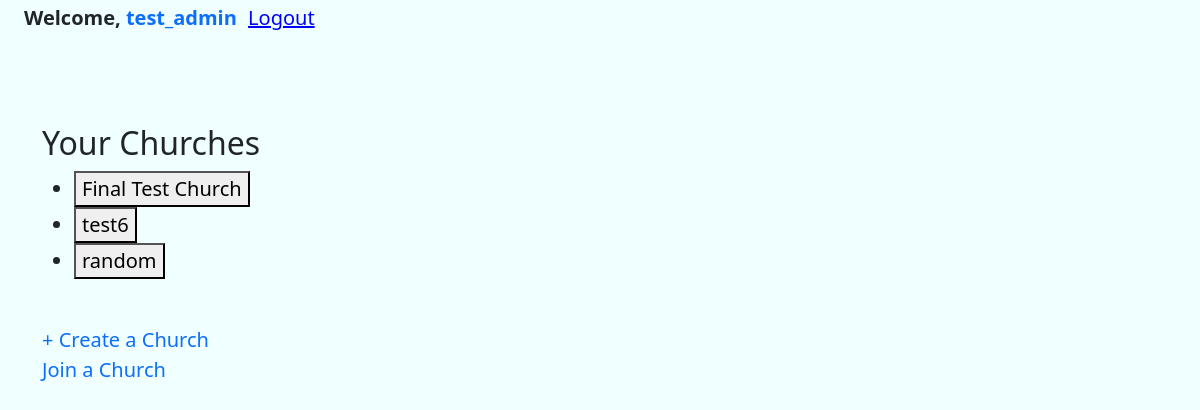
Screenshot of / (signed in) with the database file from the repository.
### core/models.py (models this page shows, shortened)
class ChurchUser(models.Model):
    ROLE_CHOICES = [
        ('admin', 'Admin'),
        ('leader', 'Leader'),
        ('member', 'Member'),
    ]
    user = models.ForeignKey(User, on_delete=models.CASCADE, related_name='memberships')
    church = models.ForeignKey(Church, on_delete=models.CASCADE, related_name='memberships')
    role = models.CharField(max_length=20, choices=ROLE_CHOICES)
    joined = models.DateTimeField(auto_now_add=True)
    class Meta:
        unique_together = ("user", "church")

class Church(models.Model):
    name = models.CharField(max_length=200)
    city = models.CharField(max_length=120)
    created = models.DateTimeField(auto_now_add=True)
    owner = models.ForeignKey(User, on_delete=models.CASCADE)

### core/views.py (the view)
# urls.py: path('', views.user_dashboard, name='user_dashboard'),
@login_required
def user_dashboard(request):
    memberships = request.user.memberships.select_related("church")
    notifications = list(Notification.objects.filter(user=request.user, is_read=False).order_by('-created'))
    Notification.objects.filter(user=request.user, is_read=False).update(is_read=True)
    if request.method == "POST":
        church_id = request.POST.get("church_id")
        if memberships.filter(church_id=church_id).exists():
            request.session["church_id"] = church_id
            return redirect("church_dashboard")
    return render(request, "user_dashboard.html", {
        "memberships": memberships,
        'notifications': notifications
    })

### core/templates/user_dashboard.html (shortened to what this page needs)
{% extends 'base.html' %}
{% load static %}
{% block content %}
{% if memberships %}
    <h2>Your Churches</h2>
    <ul>
        {% for m in memberships %}
            <li>
                <form method="post" style="display:inline;">
                    <button type="submit" name="church_id" value="{{ m.church.id }}">
                        {{ m.church.name }}
                    </button>
                </form>
            </li>
        {% endfor %}
    </ul>
    <br>
    <a href="{% url 'create_church' %}">+ Create a Church</a>
    <br>
    <a href="{% url 'request_join' %}">Join a Church</a>
{% else %}
    <p>You are not connected to any churches.</p>
    <a href="{% url 'request_join' %}">Join a Church</a>
    <br>
    <a href="{% url 'create_church' %}">Create a Church</a>
{% endif %}
{% endblock %}

### core/templates/base.html (shortened to what this page needs)
{% load static %}
<html lang="en">
<head>
    <link href="https://cdn.jsdelivr.net/npm/bootstrap@5.3.8/dist/css/bootstrap.min.css" rel="stylesheet">
    <link rel="stylesheet" href="{% static 'css/main.css' %}">
    <b class="welcome">
        {% if user.is_authenticated %}
            <span>Welcome, <a href="{% url 'user_dashboard' %}">{{ user.username }}</a></span>
        <form method="post" action="{% url 'logout' %}" style="display:inline;">
            <button type="submit" style="background:none; border:none; color:blue; text-decoration:underline; cursor:pointer;">
                Logout
            </button>
        </form>
        {% else %}
            {% if request.resolver_match.url_name == 'login' %}
                <a href="{% url 'signup' %}">Sign up</a>
            {% else %}
                <a href="{% url 'login' %}">Login</a>
            {% endif %}
        {% endif %}
    </b>
</head>
<body class="body" name="body">
    <br><br><br>
<div class="container container-sm">
    {% block content %}
    {% endblock %}
</div>
</body>
</html>

### static/css/main.css (style rules this page uses)
html { height: 100%; }
body { background-color: azure; font-size: 20px; min-height: 100%; display: flex; flex-direction: column; }
a { text-decoration: none; }
.welcome { margin-left: 2%; margin-top: .2%; }

### rows the page displays
ChurchUser: church.name "Final Test Church"
ChurchUser: church.name "test6"
ChurchUser: church.name "random"

### other values shown
{{ user.username }} "test_admin"
